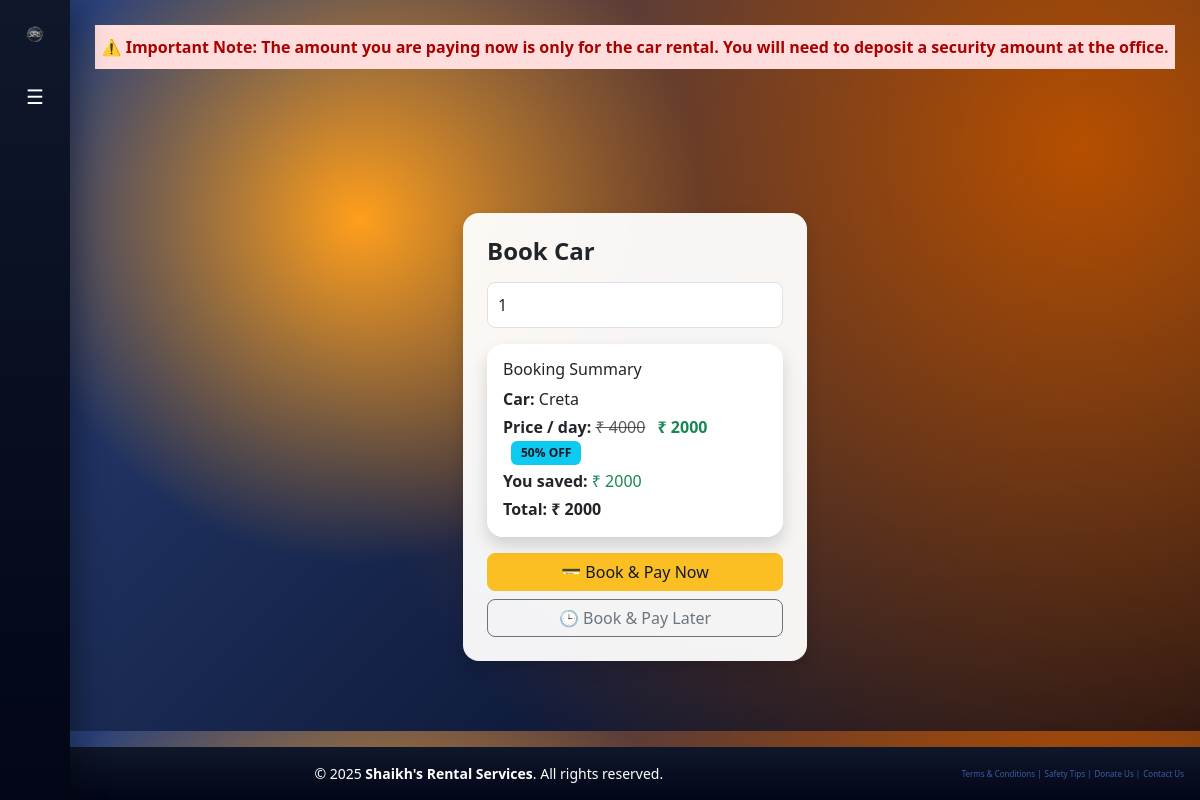
The page /book/2 (signed in) on the database its author committed.
### tables this page shows
CREATE TABLE cars(
        id INTEGER PRIMARY KEY,
        name TEXT,
        price INTEGER,
        available INTEGER,
        image TEXT,
        discount INTEGER DEFAULT 0
    );

### app.py (the view, shortened to what this page needs)
@app.route("/book/<int:id>", methods=["GET", "POST"])
def book(id):
    if session.get("role") != "user":
        return redirect("/")
    con = db()
    cur = con.cursor()
    cur.execute("""
        SELECT name, price, available, discount
        FROM cars
        WHERE id=?
    """, (id,))
    car = cur.fetchone()
    if not car:
        con.close()
        flash("Car not found", "danger")
        return redirect("/dashboard")
    car_name, price, available, discount = car
    discount = discount or 0
    if available == 0:
        con.close()
        flash("Car is not available", "warning")
        return redirect("/dashboard")
    con.close()
    return render_template(
        "book.html",
        car_name=car_name,
        price=price,
        discount=discount
    )

### app.py (called while the page is built)
def db():
    return sqlite3.connect("database.db")

### templates/book.html (shortened to what this page needs)
{% extends "base.html" %}
{% block content %}
<div style="background-color: #ffdddd; color: #a00; font-weight: bold; padding: 10px 0; text-align: center; overflow: hidden; white-space: nowrap;">
  <marquee behavior="scroll" direction="left" scrollamount="10">
    ⚠️ Important Note: The amount you are paying now is only for the car rental. You will need to deposit a security amount at the office.
  </marquee>
</div>
<br><br><br><br><br><br>
<div class="row justify-content-center">
  <div class="col-md-4">
    <div class="card p-4 shadow">
      <h4 class="mb-3">Book Car</h4>
      <form method="post">
        <input type="number"
               id="days"
               name="days"
               class="form-control mb-3"
               min="1"
               value="1"
               oninput="updateTotal()"
               required>
        <div class="card shadow p-3 mb-3">
          <h6 class="mb-2">Booking Summary</h6>
          <p class="mb-1"><strong>Car:</strong> {{ car_name }}</p>
          {% if discount > 0 %}
          <p class="mb-1">
            <strong>Price / day:</strong>
            <span class="text-decoration-line-through text-muted">₹ {{ price }}</span>
            <span class="text-success fw-bold ms-2">₹ {{ price - (price * discount // 100) }}</span>
            <span class="badge bg-info ms-2">{{ discount }}% OFF</span>
          </p>
          {% else %}
          <p class="mb-1"><strong>Price / day:</strong> ₹ {{ price }}</p>
          {% endif %}
          <p class="mb-1">
            <strong>You saved:</strong>
            <span class="text-success">₹ <span id="savedPreview">{{ price * discount // 100 }}</span></span>
          </p>
          <p class="mb-0 fw-bold">
            <strong>Total:</strong> ₹ <span id="totalPreview">{{ price - (price * discount // 100) }}</span>
          </p>
        </div>
        <button type="submit"
                name="pay_type"
                value="pay_now"
                class="btn btn-success w-100 mb-2">
          💳 Book & Pay Now
        </button>
        <button type="submit"
                name="pay_type"
                value="pay_later"
                class="btn btn-outline-secondary w-100">
          🕒 Book & Pay Later
        </button>
      </form>
    </div>
  </div>
</div>
{% endblock %}

### static/style.css (style rules this page uses)
body { background-color: white; font-family: "Segoe UI", system-ui, -apple-system, BlinkMacSystemFont, sans-serif; color: #111827; margin: 0; min-height: 100%; display: flex; flex-direction: column; }
h3, h4, h5 { font-weight: 600; }
.card { border-radius: 16px; background: rgba(255,255,255,0.95); backdrop-filter: blur(6px); border: none; transition: transform 0.25s ease, box-shadow 0.25s ease; }
.card.shadow { box-shadow: 0 10px 30px rgba(0,0,0,.08), inset 0 1px 0 rgba(255,255,255,.6); }
.btn { border-radius: 8px; font-weight: 500; transition: transform .15s ease, box-shadow .15s ease; }
.btn-success { background: #FBBF24; border-color: #FBBF24; color: #111827; }
.badge { padding: 6px 10px; border-radius: 6px; font-size: 12px; background-color: #FBBF24; color: #111827; font-weight: 600; }
.form-control { border-radius: 8px; padding: 10px; }
input.form-control, select.form-control, textarea.form-control { width: 100%; }

### templates/book.html (style rules this page uses)
body { background: radial-gradient(circle at 30% 30%, #ff9f1c, transparent 35%), radial-gradient(circle at 90% 20%, #b64f00, transparent 65%), linear-gradient(135deg, #2b4480, #020617); }

### rows shown on the page
cars: name "Creta", price "4000", price-(price*discount//100) "2000", price*discount//100 "2000"

### other values the page prints
{{ discount }} "50"
